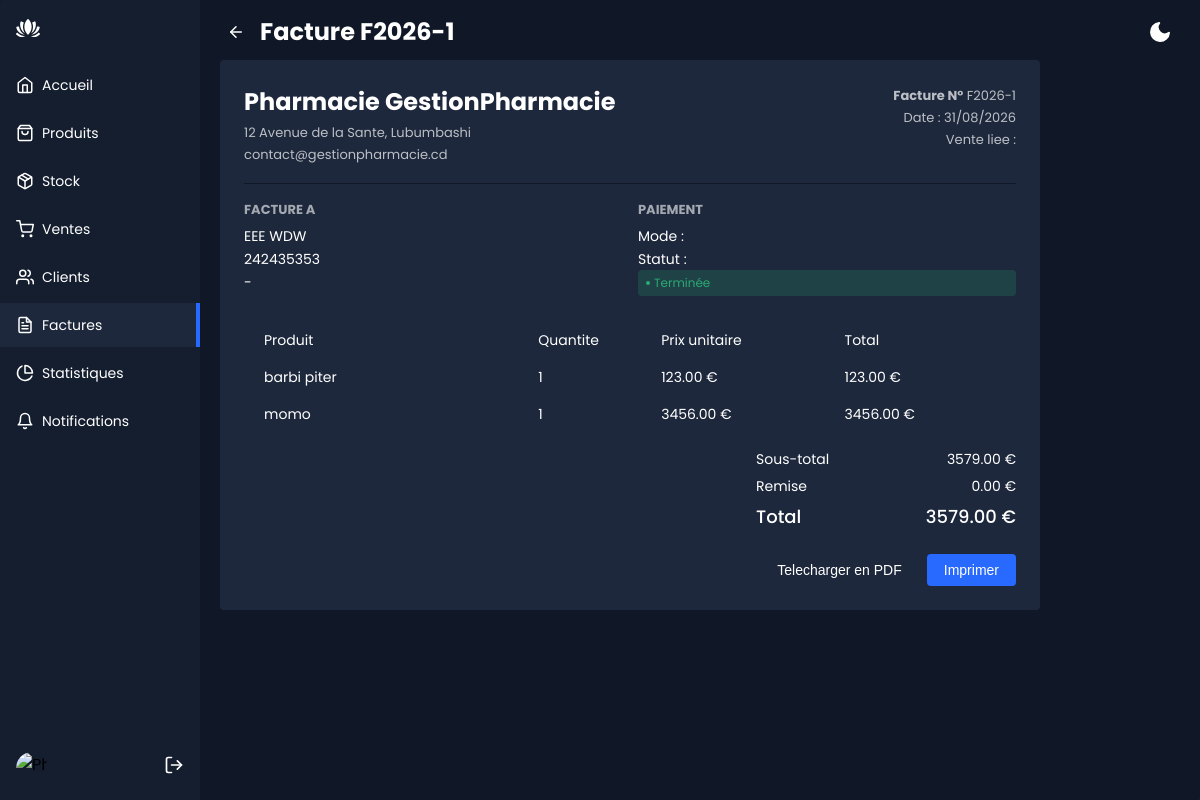
The page /factures/1/ on the database its author committed.
### Produits/models.py (models this page shows, shortened)
class Vente(models.Model):
    class ModePaiement(models.TextChoices):
        ESPECE = 'ESP', 'Espèce'
        CARTE_BANCAIRE = 'CBK', 'Carte bancaire'
        mobile_money = 'MM', 'Mobile Money'
    class Statut(models.TextChoices):
        EN_COURS = 'ENC', 'En cours'
        TERMINEE = 'TERM', 'Terminée'
        ANNULEE = 'ANU', 'Annulée'
    client = models.ForeignKey(Client, on_delete=models.SET_NULL, null=True, blank=True, related_name='ventes', help_text= 'vide = client de passage')
    date = models.DateTimeField("date de la vente", auto_now_add=True)
    mode_de_paiement = models.CharField("mode de paiement", max_length=3, choices=ModePaiement.choices, default=ModePaiement.ESPECE)
    statut = models.CharField("statut de la vente", max_length=4, choices=Statut.choices, default=Statut.EN_COURS)
    remise = models.DecimalField("remise ", max_digits=10, decimal_places=2, default=0, validators=[MinValueValidator(0)])
    total = models.DecimalField("total de la vente", max_digits=10, decimal_places=2, default=0, validators=[MinValueValidator(0)])
    note = models.TextField("note", blank=True)
    class Meta:
        ordering = ['-date']
    @property
    def numero_facture(self):
        annee = self.date.year if self.date else timezone.now().year
        return f"F{annee}-{self.pk}"  # Format:
    @property
    def status_css(self):
        return {
            self.Statut.EN_COURS: 'warning',
            self.Statut.TERMINEE: 'active',
            self.Statut.ANNULEE: 'danger',
        }.get(self.statut, 'info')
    @property
    def sous_total(self):
        return sum(ligne.total for ligne in self.lignes.all())

class Client(models.Model):
    nom = models.CharField("nom du client", max_length=100, unique=True)
    prenom = models.CharField("prenom du client", max_length=100, blank=True)
    adresse_mail = models.EmailField("adresse_mail", max_length=200)
    contact = models.CharField("contact", max_length=20, blank=True)
    telephone = models.CharField("téléphone", max_length=20, blank=True)
    adresse = models.CharField("adresse", max_length=200, blank=True)
    note = models.TextField("note", blank=True, help_text = " allergies, maladies, etc.")
    actif = models.BooleanField("actif", default=True)
    class Meta:
        ordering = ['nom', 'prenom']
    def __str__(self):
        nom_complet = f"{self.nom} {self.prenom}"
        return nom_complet or f"client {self.pk}".strip()  # Supprime les espaces inutiles si le prénom est vide

class LigneVente(models.Model):
    vente = models.ForeignKey(Vente, on_delete=models.CASCADE, related_name='lignes')
    produit = models.ForeignKey(Produit, on_delete=models.PROTECT, related_name='lignes_vente')
    quantite = models.PositiveIntegerField("quantité vendue", default=1, validators=[MinValueValidator(1)])
    prix_unitaire = models.DecimalField("prix de vente du produit", max_digits=10, decimal_places=2, validators=[MinValueValidator(0)])
    @property
    def total (self):
        return self.quantite * self.prix_unitaire

class Produit(models.Model):
    nom = models.CharField("nom du produit", max_length=100, unique=True)
    description = models.TextField("description", blank=True)
    prix_de_vente = models.DecimalField("prix de vente", max_digits=10, decimal_places=2, validators=[MinValueValidator(0)])
    prix_achat = models.DecimalField("prix d'achat", max_digits=10, decimal_places=2, default=0, validators=[MinValueValidator(0)], blank=True, null=True)
    quantite = models.PositiveIntegerField("quantité en stock", default=0, validators=[MinValueValidator(0)])
    stock = models.PositiveIntegerField("stock", default=0, validators=[MinValueValidator(0)])
    seuil_alerte = models.PositiveIntegerField("seuil d'alerte", default=0, validators=[MinValueValidator(0)])
    numero_de_lot = models.CharField("numéro de lot", max_length=100, blank=True)
    date_de_peremption = models.DateField("date de péremption", null=True, blank=True)
    image = models.ImageField("image du produit", upload_to='produits/', null=True, blank=True)
    categorie = models.ForeignKey(Categorie, on_delete=models.PROTECT, related_name='produits')
    fournisseur = models.ForeignKey(Fournisseur, on_delete=models.SET_NULL, null=True, blank=True, related_name='produits')
    actif = models.BooleanField("actif", default=True)
    class Meta:
        ordering = ['nom']
    def __str__(self):
        return self.nom

### Produits/views.py (the view)
# urls.py: path('factures/<int:pk>/', views.factures_detail, name='factures_detail'),
def factures_detail(request, pk):
    ventes_form = get_object_or_404(
        Vente.objects.select_related('client').prefetch_related('lignes__produit'),
        pk=pk,
        )
    return render(request, 'factures/detail.html', {'vente': ventes_form})

### Produits/templates/factures/detail.html (shortened to what this page needs)
{% extends "base.html" %}
{% block content %}
  <div class="app-content-header">
    <a href="{% url 'factures_liste' %}" class="back-button" aria-label="Retour aux factures">
      <svg xmlns="http://www.w3.org/2000/svg" width="18" height="18" viewBox="0 0 24 24" fill="none" stroke="currentColor" stroke-width="2" stroke-linecap="round" stroke-linejoin="round"><line x1="19" y1="12" x2="5" y2="12"/><polyline points="12 19 5 12 12 5"/></svg>
    </a>
    <h1 class="app-content-headerText">Facture {{ vente.numero_facture }}</h1>
    {% include "partials/theme_switch.html" %}
  </div>
  <div class="invoice-card">
    <div class="invoice-header">
      <div>
        <h2>Pharmacie GestionPharmacie</h2>
        <p>12 Avenue de la Sante, Lubumbashi</p>
        <p>contact@gestionpharmacie.cd</p>
      </div>
      <div class="invoice-meta">
        <p><strong>Facture N°</strong> {{ vente.numero_facture }}</p>
        <p>Date : {{ vente.date|date:"d/m/Y" }}</p>
        <p>Vente liee : {{ vente.numero }}</p>
      </div>
    </div>
    <div class="invoice-parties">
      <div>
        <h3>Facture a</h3>
        {% if vente.client %}
          <p>{{ vente.client }}</p>
          <p>{{ vente.client.telephone|default:"-" }}</p>
          <p>{{ vente.client.email|default:"-" }}</p>
        {% else %}
          <p>Client de passage</p>
        {% endif %}
      </div>
      <div>
        <h3>Paiement</h3>
        <p>Mode : {{ vente.get_mode_paiement_display }}</p>
        <p>Statut : <span class="status {{ vente.status_css }}">{{ vente.get_statut_display }}</span></p>
      </div>
    </div>
    <div class="data-table-wrapper">
      <div class="data-table-header">
        <div class="data-cell grow">Produit</div>
        <div class="data-cell shrink">Quantite</div>
        <div class="data-cell">Prix unitaire</div>
        <div class="data-cell">Total</div>
      </div>
      {% for ligne in vente.lignes.all %}
      <div class="data-row">
        <div class="data-cell grow">{{ ligne.produit }}</div>
        <div class="data-cell shrink">{{ ligne.quantite }}</div>
        <div class="data-cell">{{ ligne.prix_unitaire }} €</div>
        <div class="data-cell">{{ ligne.total }} €</div>
      </div>
      {% endfor %}
    </div>
    <div class="invoice-totals">
      <div class="cart-total-row">
        <span>Sous-total</span>
        <span>{{ vente.sous_total }} €</span>
      </div>
      <div class="cart-total-row">
        <span>Remise</span>
        <span>{{ vente.remise }} €</span>
      </div>
      <div class="cart-total-row grand-total">
        <span>Total</span>
        <span>{{ vente.total }} €</span>
      </div>
    </div>
    <div class="invoice-actions">
      <button type="button" class="btn btn-secondary" title="Pas encore implemente">Telecharger en PDF</button>
      <button type="button" class="btn btn-primary" onclick="window.print()">Imprimer</button>
    </div>
  </div>
{% endblock %}

### Produits/static/css/style.css (style rules this page uses)
* { box-sizing: border-box; }
:root { --app-bg: #101827; --sidebar: rgba(21, 30, 47,1); --sidebar-main-color: #fff; --table-border: #1a2131; --table-header: #1a2131; --app-content-main-color: #fff; --sidebar-link: #fff; --sidebar-active-link: #1d283c; --sidebar-hover-link: #1a2539; --action-color: #2869ff; --action-color-hover: #6291fd; --app-content-secondary-color: #1d283c; --filter-reset: #2c394f; --filter-shadow: rgba(16, 24, 39, 0.8) 0px 6px 12px -2px, rgba(0, 0, 0, 0.3) 0px 3px 7px -3px; }
body, html { margin: 0; padding: 0; height: 100%; height: 100dvh; width: 100%; }
body { overflow: hidden; font-family: "Poppins", sans-serif; background-color: var(--app-bg); -webkit-font-smoothing: antialiased; -moz-osx-font-smoothing: grayscale; }
.app-content-header { display: flex; align-items: center; flex-wrap: wrap; row-gap: 8px; justify-content: space-between; padding: 16px 4px 8px; position: sticky; top: 0; background-color: var(--app-bg); z-index: 5; }
.back-button { display: inline-flex; align-items: center; justify-content: center; width: 32px; height: 32px; border-radius: 4px; color: var(--app-content-main-color); background-color: transparent; margin-right: 8px; flex-shrink: 0; text-decoration: none; transition: 0.2s; }
.app-content-headerText { color: var(--app-content-main-color); font-size: 24px; line-height: 32px; margin: 0; }
.status { border-radius: 4px; display: flex; align-items: center; padding: 4px 8px; font-size: 12px; }
.status:before { content: ""; width: 4px; height: 4px; border-radius: 50%; margin-right: 4px; }
.status.active { color: #2ba972; background-color: rgba(43, 169, 114, 0.2); }
.status.active:before { background-color: #2ba972; }
:root { --status-warning: #d69a2d; --status-danger: #e0555f; --status-info: #2869ff; }
.btn { border-radius: 4px; height: 32px; padding: 0 16px; font-size: 14px; line-height: 24px; border: 1px solid transparent; cursor: pointer; transition: 0.2s; display: inline-flex; align-items: center; justify-content: center; }
.btn-primary { background-color: var(--action-color); color: #fff; }
.btn-secondary { background-color: var(--app-content-secondary-color); color: var(--app-content-main-color); border-color: var(--app-content-secondary-color); }
.data-table-wrapper { width: 100%; overflow-x: auto; padding: 0 4px; }
.data-table-header { display: flex; align-items: center; border-radius: 4px; background-color: var(--app-content-secondary-color); }
.data-row { display: flex; align-items: center; border-radius: 4px; }
.data-cell { flex: 1; padding: 8px 16px; color: var(--app-content-main-color); font-size: 14px; display: flex; align-items: center; }
.data-cell.grow { flex: 1.6; }
.data-cell.shrink { flex: 0.6; }
.cart-total-row { display: flex; justify-content: space-between; color: var(--app-content-main-color); font-size: 14px; margin-bottom: 6px; }
.cart-total-row.grand-total { font-size: 18px; font-weight: 500; }
.invoice-card { background-color: var(--app-content-secondary-color); border-radius: 4px; padding: 24px; margin: 4px; max-width: 820px; }
.invoice-header { display: flex; justify-content: space-between; align-items: flex-start; padding-bottom: 16px; margin-bottom: 16px; border-bottom: 1px solid var(--app-bg); }
.invoice-header h2 { color: var(--app-content-main-color); margin: 0 0 4px; }
.invoice-header p { color: var(--app-content-main-color); opacity: 0.7; font-size: 13px; margin: 2px 0; }
.invoice-meta { text-align: right; }
.invoice-parties { display: grid; grid-template-columns: 1fr 1fr; gap: 16px; margin-bottom: 24px; }
.invoice-parties h3 { color: var(--app-content-main-color); font-size: 13px; text-transform: uppercase; opacity: 0.6; margin: 0 0 6px; }
.invoice-parties p { color: var(--app-content-main-color); font-size: 14px; margin: 2px 0; }
.invoice-totals { margin-left: auto; width: 260px; max-width: 100%; margin-top: 16px; }
.invoice-actions { display: flex; justify-content: flex-end; gap: 8px; margin-top: 24px; }

### rows shown on the page
Vente: numero_facture "F2026-1", date "31/08/2026", client "EEE WDW", client.telephone "242435353", client.email "-", statut "Terminée", sous_total "3579.00", remise "0.00", total "3579.00"
LigneVente: produit "barbi piter", quantite "1", prix_unitaire "123.00", total "123.00"
LigneVente: produit "momo", quantite "1", prix_unitaire "3456.00", total "3456.00"
